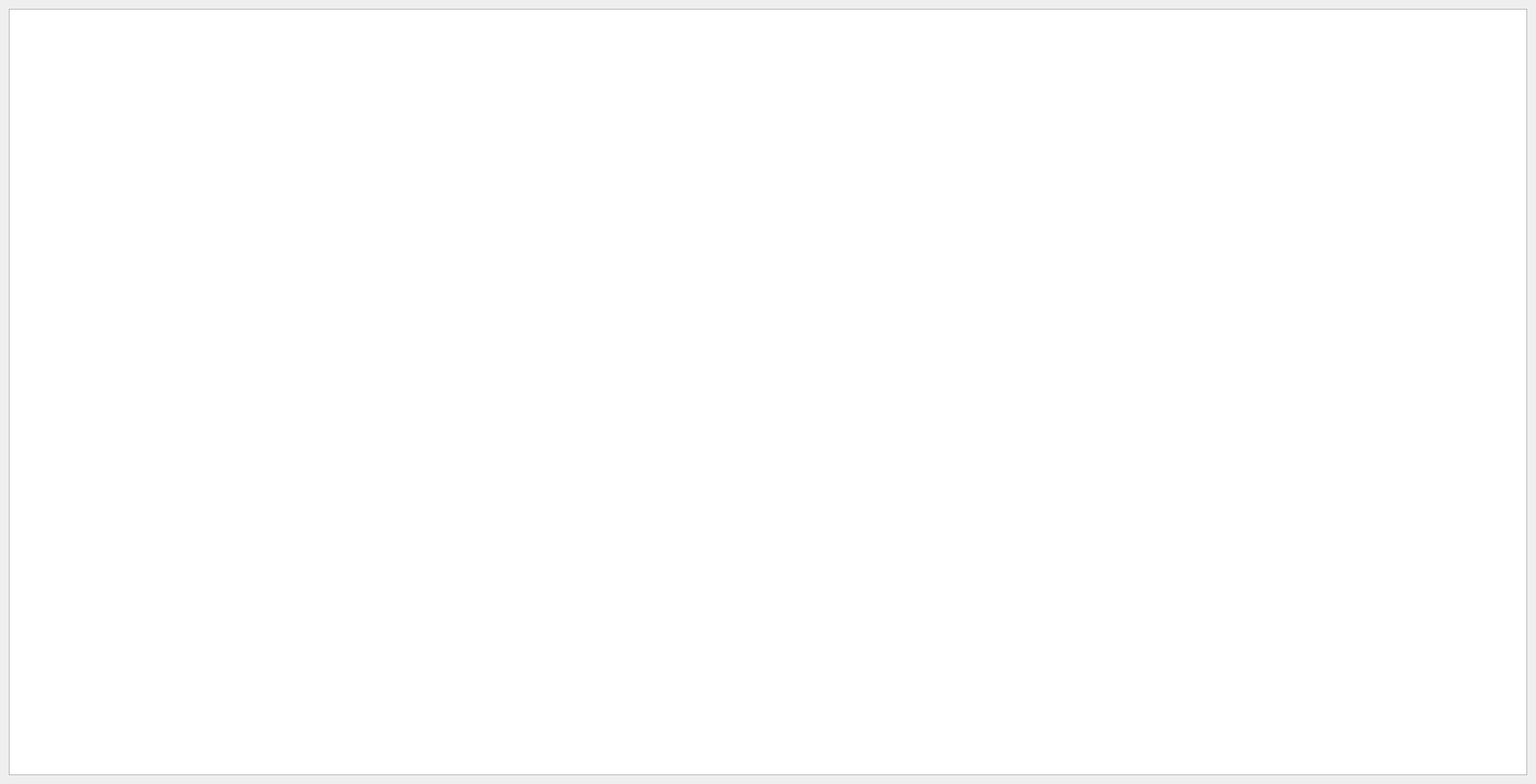
<?xml version="1.0" encoding="UTF-8"?>
<ui version="4.0">
 <class>Widget</class>
 <widget class="QWidget" name="Widget">
  <property name="windowModality">
   <enum>Qt::ApplicationModal</enum>
  </property>
  <property name="enabled">
   <bool>true</bool>
  </property>
  <property name="geometry">
   <rect>
    <x>0</x>
    <y>0</y>
    <width>1920</width>
    <height>980</height>
   </rect>
  </property>
  <property name="sizePolicy">
   <sizepolicy hsizetype="Maximum" vsizetype="Maximum">
    <horstretch>0</horstretch>
    <verstretch>0</verstretch>
   </sizepolicy>
  </property>
  <property name="minimumSize">
   <size>
    <width>0</width>
    <height>23</height>
   </size>
  </property>
  <property name="windowTitle">
   <string>Widget</string>
  </property>
  <layout class="QHBoxLayout" name="horizontalLayout">
   <item>
    <widget class="QGraphicsView" name="graphicsView"/>
   </item>
  </layout>
 </widget>
 <resources/>
 <connections/>
</ui>
